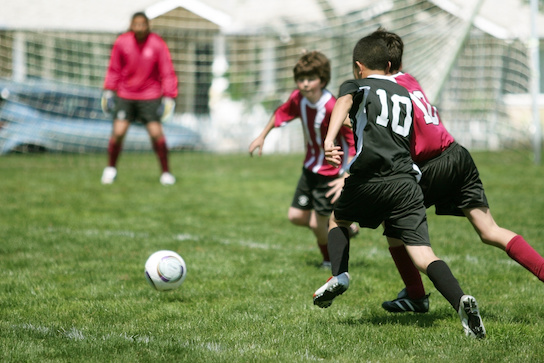
#> input picture OpenCV/01/players.jpg, 544 x 363 px
$ python 02_07.py
#> lines starting #> are read from the running program, lines starting #| are printed output that depends on the picture
import numpy as np
import cv2

img = cv2.imread("players.jpg",1)
#> img is the input picture: shape (363, 544, 3); mean B, G, R 103.7, 137.8, 129.6

#scaling
image_half = cv2.resize(img, (0,0), fx = 0.5, fy = 0.5)
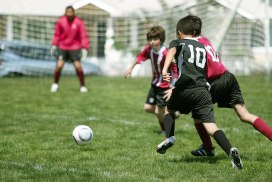
#> image_half: shape (182, 272, 3); mean B, G, R 103.7, 137.9, 129.6
image_stretch = cv2.resize(img, (600,600))
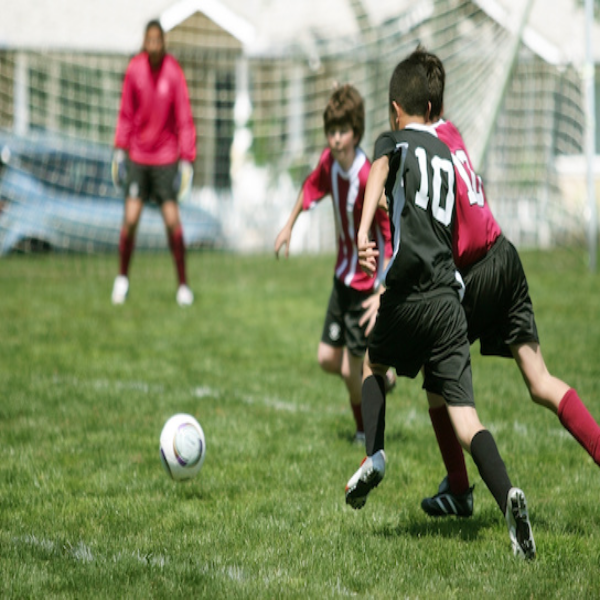
#> image_stretch: shape (600, 600, 3); mean B, G, R 103.5, 137.7, 129.5
image_stretch_near = cv2.resize(img, (600,600), interpolation=cv2.INTER_NEAREST)

cv2.imshow("Half", image_half)
cv2.imshow("stretch", image_stretch)
cv2.imshow("nearest", image_stretch_near)

#rotate
M = cv2.getRotationMatrix2D((0,0), -60, 1)
rotated = cv2.warpAffine(img, M, (img.shape[1], img.shape[0]))
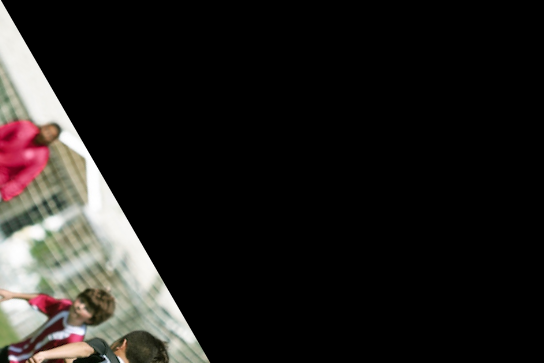
#> rotated: shape (363, 544, 3); mean B, G, R 29, 31, 33.4
cv2.imshow("rotated", rotated)

cv2.waitKey(0)
cv2.destroyAllWindows()
